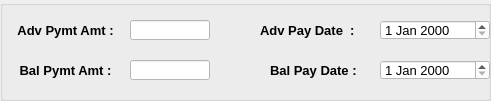
  <widget class="QGroupBox" name="groupBox_7">
   <property name="geometry">
    <rect>
     <x>580</x>
     <y>560</y>
     <width>491</width>
     <height>101</height>
    </rect>
   </property>
   <property name="styleSheet">
    <string notr="true">

QGroupBox
{
border:1px solid Black;
};

background-color: rgb(250, 210, 255);</string>
   </property>
   <property name="title">
    <string/>
   </property>
   <widget class="QLabel" name="Adv_pymt_amt_lbl">
    <property name="geometry">
     <rect>
      <x>10</x>
      <y>20</y>
      <width>111</width>
      <height>20</height>
     </rect>
    </property>
    <property name="font">
     <font>
      <pointsize>10</pointsize>
      <weight>75</weight>
      <bold>true</bold>
     </font>
    </property>
    <property name="text">
     <string>Adv Pymt Amt :</string>
    </property>
    <property name="alignment">
     <set>Qt::AlignCenter</set>
    </property>
   </widget>
   <widget class="QLabel" name="Bal_pymt_amt_lbl">
    <property name="geometry">
     <rect>
      <x>10</x>
      <y>60</y>
      <width>111</width>
      <height>20</height>
     </rect>
    </property>
    <property name="font">
     <font>
      <pointsize>10</pointsize>
      <weight>75</weight>
      <bold>true</bold>
     </font>
    </property>
    <property name="text">
     <string>Bal Pymt Amt :</string>
    </property>
    <property name="alignment">
     <set>Qt::AlignCenter</set>
    </property>
   </widget>
   <widget class="QLineEdit" name="Bal_pymt_amt_txt">
    <property name="geometry">
     <rect>
      <x>130</x>
      <y>60</y>
      <width>80</width>
      <height>20</height>
     </rect>
    </property>
    <property name="font">
     <font>
      <pointsize>10</pointsize>
     </font>
    </property>
    <property name="styleSheet">
     <string notr="true">background-color: rgb(255, 255, 255);</string>
    </property>
   </widget>
   <widget class="QGroupBox" name="groupBox_8">
    <property name="geometry">
     <rect>
      <x>630</x>
      <y>300</y>
      <width>481</width>
      <height>111</height>
     </rect>
    </property>
    <property name="title">
     <string/>
    </property>
    <widget class="QLabel" name="label_51">
     <property name="geometry">
      <rect>
       <x>40</x>
       <y>0</y>
       <width>81</width>
       <height>20</height>
      </rect>
     </property>
     <property name="font">
      <font>
       <pointsize>10</pointsize>
       <weight>75</weight>
       <bold>true</bold>
      </font>
     </property>
     <property name="styleSheet">
      <string notr="true">color: rgb(0, 138, 0);</string>
     </property>
     <property name="text">
      <string>Tax Detail</string>
     </property>
     <property name="alignment">
      <set>Qt::AlignCenter</set>
     </property>
    </widget>
    <widget class="QLabel" name="label_52">
     <property name="geometry">
      <rect>
       <x>10</x>
       <y>30</y>
       <width>111</width>
       <height>20</height>
      </rect>
     </property>
     <property name="font">
      <font>
       <pointsize>10</pointsize>
       <weight>75</weight>
       <bold>true</bold>
      </font>
     </property>
     <property name="text">
      <string>Local Sale Tax :</string>
     </property>
     <property name="alignment">
      <set>Qt::AlignCenter</set>
     </property>
    </widget>
    <widget class="QLabel" name="label_53">
     <property name="geometry">
      <rect>
       <x>10</x>
       <y>60</y>
       <width>121</width>
       <height>20</height>
      </rect>
     </property>
     <property name="font">
      <font>
       <pointsize>10</pointsize>
       <weight>75</weight>
       <bold>true</bold>
      </font>
     </property>
     <property name="text">
      <string>Service Tax  :</string>
     </property>
     <property name="alignment">
      <set>Qt::AlignCenter</set>
     </property>
    </widget>
    <widget class="QLabel" name="label_54">
     <property name="geometry">
      <rect>
       <x>10</x>
       <y>90</y>
       <width>111</width>
       <height>20</height>
      </rect>
     </property>
     <property name="font">
      <font>
       <pointsize>10</pointsize>
       <weight>75</weight>
       <bold>true</bold>
      </font>
     </property>
     <property name="text">
      <string>Octori Details :</string>
     </property>
     <property name="alignment">
      <set>Qt::AlignCenter</set>
     </property>
    </widget>
   </widget>
   <widget class="QLineEdit" name="Adv_pymt_amt_txt">
    <property name="geometry">
     <rect>
      <x>130</x>
      <y>20</y>
      <width>80</width>
      <height>20</height>
     </rect>
    </property>
    <property name="font">
     <font>
      <pointsize>10</pointsize>
     </font>
    </property>
    <property name="styleSheet">
     <string notr="true">background-color: rgb(255, 255, 255);</string>
    </property>
   </widget>
   <widget class="QGroupBox" name="groupBox_11">
    <property name="geometry">
     <rect>
      <x>850</x>
      <y>320</y>
      <width>481</width>
      <height>111</height>
     </rect>
    </property>
    <property name="title">
     <string/>
    </property>
    <widget class="QLabel" name="label_55">
     <property name="geometry">
      <rect>
       <x>40</x>
       <y>0</y>
       <width>81</width>
       <height>20</height>
      </rect>
     </property>
     <property name="font">
      <font>
       <pointsize>10</pointsize>
       <weight>75</weight>
       <bold>true</bold>
      </font>
     </property>
     <property name="styleSheet">
      <string notr="true">color: rgb(0, 138, 0);</string>
     </property>
     <property name="text">
      <string>Tax Detail</string>
     </property>
     <property name="alignment">
      <set>Qt::AlignCenter</set>
     </property>
    </widget>
    <widget class="QLabel" name="label_56">
     <property name="geometry">
      <rect>
       <x>10</x>
       <y>30</y>
       <width>111</width>
       <height>20</height>
      </rect>
     </property>
     <property name="font">
      <font>
       <pointsize>10</pointsize>
       <weight>75</weight>
       <bold>true</bold>
      </font>
     </property>
     <property name="text">
      <string>Local Sale Tax :</string>
     </property>
     <property name="alignment">
      <set>Qt::AlignCenter</set>
     </property>
    </widget>
    <widget class="QLabel" name="label_57">
     <property name="geometry">
      <rect>
       <x>10</x>
       <y>60</y>
       <width>121</width>
       <height>20</height>
      </rect>
     </property>
     <property name="font">
      <font>
       <pointsize>10</pointsize>
       <weight>75</weight>
       <bold>true</bold>
      </font>
     </property>
     <property name="text">
      <string>Service Tax  :</string>
     </property>
     <property name="alignment">
      <set>Qt::AlignCenter</set>
     </property>
    </widget>
    <widget class="QLabel" name="label_58">
     <property name="geometry">
      <rect>
       <x>10</x>
       <y>90</y>
       <width>111</width>
       <height>20</height>
      </rect>
     </property>
     <property name="font">
      <font>
       <pointsize>10</pointsize>
       <weight>75</weight>
       <bold>true</bold>
      </font>
     </property>
     <property name="text">
      <string>Octori Details :</string>
     </property>
     <property name="alignment">
      <set>Qt::AlignCenter</set>
     </property>
    </widget>
   </widget>
   <widget class="QGroupBox" name="groupBox_12">
    <property name="geometry">
     <rect>
      <x>660</x>
      <y>270</y>
      <width>481</width>
      <height>131</height>
     </rect>
    </property>
    <property name="title">
     <string/>
    </property>
    <widget class="QLabel" name="label_77">
     <property name="geometry">
      <rect>
       <x>40</x>
       <y>0</y>
       <width>81</width>
       <height>20</height>
      </rect>
     </property>
     <property name="font">
      <font>
       <pointsize>10</pointsize>
       <weight>75</weight>
       <bold>true</bold>
      </font>
     </property>
     <property name="styleSheet">
      <string notr="true">color: rgb(0, 138, 0);</string>
     </property>
     <property name="text">
      <string>Tax Detail</string>
     </property>
     <property name="alignment">
      <set>Qt::AlignCenter</set>
     </property>
    </widget>
    <widget class="QLabel" name="label_78">
     <property name="geometry">
      <rect>
       <x>10</x>
       <y>30</y>
       <width>111</width>
       <height>20</height>
      </rect>
     </property>
     <property name="font">
      <font>
       <pointsize>10</pointsize>
       <weight>75</weight>
       <bold>true</bold>
      </font>
     </property>
     <property name="text">
      <string>Local Sale Tax :</string>
     </property>
     <property name="alignment">
      <set>Qt::AlignCenter</set>
     </property>
    </widget>
    <widget class="QLabel" name="label_79">
     <property name="geometry">
      <rect>
       <x>10</x>
       <y>60</y>
       <width>121</width>
       <height>20</height>
      </rect>
     </property>
     <property name="font">
      <font>
       <pointsize>10</pointsize>
       <weight>75</weight>
       <bold>true</bold>
      </font>
     </property>
     <property name="text">
      <string>Service Tax  :</string>
     </property>
     <property name="alignment">
      <set>Qt::AlignCenter</set>
     </property>
    </widget>
    <widget class="QLabel" name="label_80">
     <property name="geometry">
      <rect>
       <x>10</x>
       <y>90</y>
       <width>111</width>
       <height>20</height>
      </rect>
     </property>
     <property name="font">
      <font>
       <pointsize>10</pointsize>
       <weight>75</weight>
       <bold>true</bold>
      </font>
     </property>
     <property name="text">
      <string>Octori Details :</string>
     </property>
     <property name="alignment">
      <set>Qt::AlignCenter</set>
     </property>
    </widget>
    <widget class="QLineEdit" name="lineEdit_34">
     <property name="geometry">
      <rect>
       <x>130</x>
       <y>90</y>
       <width>80</width>
       <height>20</height>
      </rect>
     </property>
     <property name="font">
      <font>
       <pointsize>10</pointsize>
      </font>
     </property>
    </widget>
    <widget class="QLineEdit" name="lineEdit_35">
     <property name="geometry">
      <rect>
       <x>130</x>
       <y>60</y>
       <width>80</width>
       <height>21</height>
      </rect>
     </property>
     <property name="font">
      <font>
       <pointsize>10</pointsize>
      </font>
     </property>
    </widget>
    <widget class="QGroupBox" name="groupBox_13">
     <property name="geometry">
      <rect>
       <x>630</x>
       <y>300</y>
       <width>481</width>
       <height>111</height>
      </rect>
     </property>
     <property name="title">
      <string/>
     </property>
     <widget class="QLabel" name="label_81">
      <property name="geometry">
       <rect>
        <x>40</x>
        <y>0</y>
        <width>81</width>
        <height>20</height>
       </rect>
      </property>
      <property name="font">
       <font>
        <pointsize>10</pointsize>
        <weight>75</weight>
        <bold>true</bold>
       </font>
      </property>
      <property name="styleSheet">
       <string notr="true">color: rgb(0, 138, 0);</string>
      </property>
      <property name="text">
       <string>Tax Detail</string>
      </property>
      <property name="alignment">
       <set>Qt::AlignCenter</set>
      </property>
     </widget>
     <widget class="QLabel" name="label_82">
      <property name="geometry">
       <rect>
        <x>10</x>
        <y>30</y>
        <width>111</width>
        <height>20</height>
       </rect>
      </property>
      <property name="font">
       <font>
        <pointsize>10</pointsize>
        <weight>75</weight>
        <bold>true</bold>
       </font>
      </property>
      <property name="text">
       <string>Local Sale Tax :</string>
      </property>
      <property name="alignment">
       <set>Qt::AlignCenter</set>
      </property>
     </widget>
     <widget class="QLabel" name="label_83">
      <property name="geometry">
       <rect>
        <x>10</x>
        <y>60</y>
        <width>121</width>
        <height>20</height>
       </rect>
      </property>
      <property name="font">
       <font>
        <pointsize>10</pointsize>
        <weight>75</weight>
        <bold>true</bold>
       </font>
      </property>
      <property name="text">
       <string>Service Tax  :</string>
      </property>
      <property name="alignment">
       <set>Qt::AlignCenter</set>
      </property>
     </widget>
     <widget class="QLabel" name="label_84">
      <property name="geometry">
       <rect>
        <x>10</x>
        <y>90</y>
        <width>111</width>
        <height>20</height>
       </rect>
      </property>
      <property name="font">
       <font>
        <pointsize>10</pointsize>
        <weight>75</weight>
        <bold>true</bold>
       </font>
      </property>
      <property name="text">
       <string>Octori Details :</string>
      </property>
      <property name="alignment">
       <set>Qt::AlignCenter</set>
      </property>
     </widget>
    </widget>
    <widget class="QLineEdit" name="lineEdit_36">
     <property name="geometry">
      <rect>
       <x>130</x>
       <y>30</y>
       <width>80</width>
       <height>20</height>
      </rect>
     </property>
     <property name="font">
      <font>
       <pointsize>10</pointsize>
      </font>
     </property>
    </widget>
    <widget class="QLineEdit" name="lineEdit_40">
     <property name="geometry">
      <rect>
       <x>390</x>
       <y>90</y>
       <width>80</width>
       <height>20</height>
      </rect>
     </property>
     <property name="font">
      <font>
       <pointsize>10</pointsize>
      </font>
     </property>
    </widget>
    <widget class="QLineEdit" name="lineEdit_41">
     <property name="geometry">
      <rect>
       <x>390</x>
       <y>60</y>
       <width>80</width>
       <height>21</height>
      </rect>
     </property>
     <property name="font">
      <font>
       <pointsize>10</pointsize>
      </font>
     </property>
    </widget>
    <widget class="QGroupBox" name="groupBox_14">
     <property name="geometry">
      <rect>
       <x>850</x>
       <y>320</y>
       <width>481</width>
       <height>111</height>
      </rect>
     </property>
     <property name="title">
      <string/>
     </property>
     <widget class="QLabel" name="label_85">
      <property name="geometry">
       <rect>
        <x>40</x>
        <y>0</y>
        <width>81</width>
        <height>20</height>
       </rect>
      </property>
      <property name="font">
       <font>
        <pointsize>10</pointsize>
        <weight>75</weight>
        <bold>true</bold>
       </font>
      </property>
      <property name="styleSheet">
       <string notr="true">color: rgb(0, 138, 0);</string>
      </property>
      <property name="text">
       <string>Tax Detail</string>
      </property>
      <property name="alignment">
       <set>Qt::AlignCenter</set>
      </property>
     </widget>
     <widget class="QLabel" name="label_86">
      <property name="geometry">
       <rect>
        <x>10</x>
        <y>30</y>
        <width>111</width>
        <height>20</height>
       </rect>
      </property>
      <property name="font">
       <font>
        <pointsize>10</pointsize>
        <weight>75</weight>
        <bold>true</bold>
       </font>
      </property>
      <property name="text">
       <string>Local Sale Tax :</string>
      </property>
      <property name="alignment">
       <set>Qt::AlignCenter</set>
      </property>
     </widget>
     <widget class="QLabel" name="label_87">
      <property name="geometry">
       <rect>
        <x>10</x>
        <y>60</y>
        <width>121</width>
        <height>20</height>
       </rect>
      </property>
      <property name="font">
       <font>
        <pointsize>10</pointsize>
        <weight>75</weight>
        <bold>true</bold>
       </font>
      </property>
      <property name="text">
       <string>Service Tax  :</string>
      </property>
      <property name="alignment">
       <set>Qt::AlignCenter</set>
      </property>
     </widget>
     <widget class="QLabel" name="label_88">
      <property name="geometry">
       <rect>
        <x>10</x>
        <y>90</y>
        <width>111</width>
        <height>20</height>
       </rect>
      </property>
      <property name="font">
       <font>
        <pointsize>10</pointsize>
        <weight>75</weight>
        <bold>true</bold>
       </font>
      </property>
      <property name="text">
       <string>Octori Details :</string>
      </property>
      <property name="alignment">
       <set>Qt::AlignCenter</set>
      </property>
     </widget>
    </widget>
    <widget class="QLineEdit" name="lineEdit_42">
     <property name="geometry">
      <rect>
       <x>390</x>
       <y>30</y>
       <width>80</width>
       <height>20</height>
      </rect>
     </property>
     <property name="font">
      <font>
       <pointsize>10</pointsize>
      </font>
     </property>
    </widget>
   </widget>
   <widget class="QLabel" name="Bal_pay_date_lbl">
    <property name="geometry">
     <rect>
      <x>270</x>
      <y>60</y>
      <width>111</width>
      <height>20</height>
     </rect>
    </property>
    <property name="font">
     <font>
      <pointsize>10</pointsize>
      <weight>75</weight>
      <bold>true</bold>
     </font>
    </property>
    <property name="text">
     <string>Bal Pay Date :</string>
    </property>
   </widget>
   <widget class="QLabel" name="Adv_pay_date_lbl">
    <property name="geometry">
     <rect>
      <x>260</x>
      <y>20</y>
      <width>111</width>
      <height>20</height>
     </rect>
    </property>
    <property name="font">
     <font>
      <pointsize>10</pointsize>
      <weight>75</weight>
      <bold>true</bold>
     </font>
    </property>
    <property name="text">
     <string>Adv Pay Date  :</string>
    </property>
   </widget>
   <widget class="QDateEdit" name="Adv_pay_date_dateEdit">
    <property name="geometry">
     <rect>
      <x>380</x>
      <y>20</y>
      <width>110</width>
      <height>20</height>
     </rect>
    </property>
    <property name="font">
     <font>
      <pointsize>10</pointsize>
     </font>
    </property>
    <property name="styleSheet">
     <string notr="true">background-color: rgb(255, 255, 255);</string>
    </property>
   </widget>
   <widget class="QDateEdit" name="Bal_pay_date_dateEdit">
    <property name="geometry">
     <rect>
      <x>380</x>
      <y>60</y>
      <width>110</width>
      <height>20</height>
     </rect>
    </property>
    <property name="font">
     <font>
      <pointsize>10</pointsize>
     </font>
    </property>
    <property name="styleSheet">
     <string notr="true">background-color: rgb(255, 255, 255);</string>
    </property>
   </widget>
  </widget>
